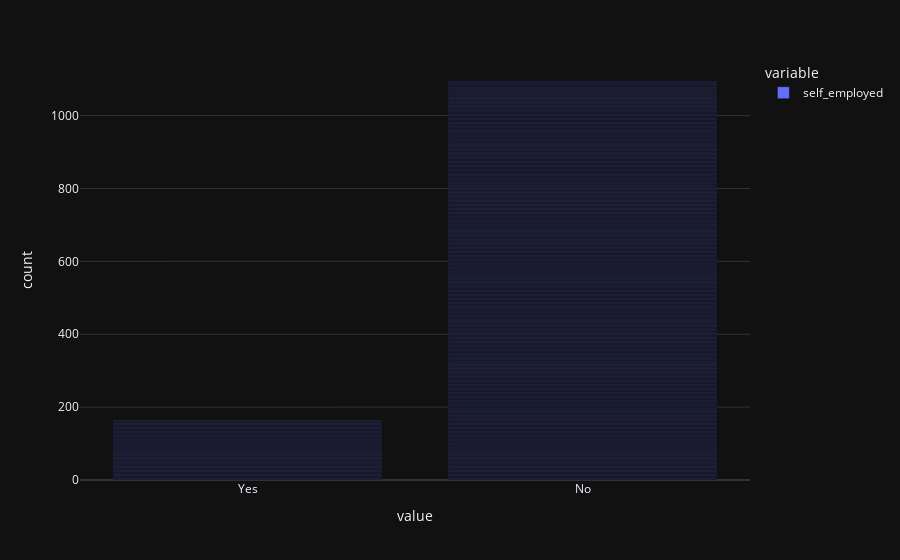

Notebook code cell kept with this figure:
### Code cell
pe.bar(df["self_employed"])

### Figure 1 — Plotly figure (JSON) as saved in the notebook; plotly's stock layout.template omitted (floating-point values rounded to 4 significant figures; data arrays with more than 128 entries replaced by an {"elided": "..."} marker saying what was removed)
{"data": [{"alignmentgroup": "True", "hovertemplate": "variable=self_employed<br>value=%{x}<br>count=%{y}<extra></extra>", "legendgroup": "self_employed", "marker": {"color": "#636efa", "pattern": {"shape": ""}}, "name": "self_employed", "offsetgroup": "self_employed", "orientation": "v", "showlegend": true, "textposition": "auto", "type": "bar", "x": {"elided": "1259 str values"}, "xaxis": "x", "y": {"elided": "1259 int values"}, "yaxis": "y"}], "layout": {"barmode": "relative", "legend": {"title": {"text": "variable"}, "tracegroupgap": 0}, "margin": {"t": 60}, "xaxis": {"anchor": "y", "domain": [0, 1], "title": {"text": "value"}}, "yaxis": {"anchor": "x", "domain": [0, 1], "title": {"text": "count"}}}}
